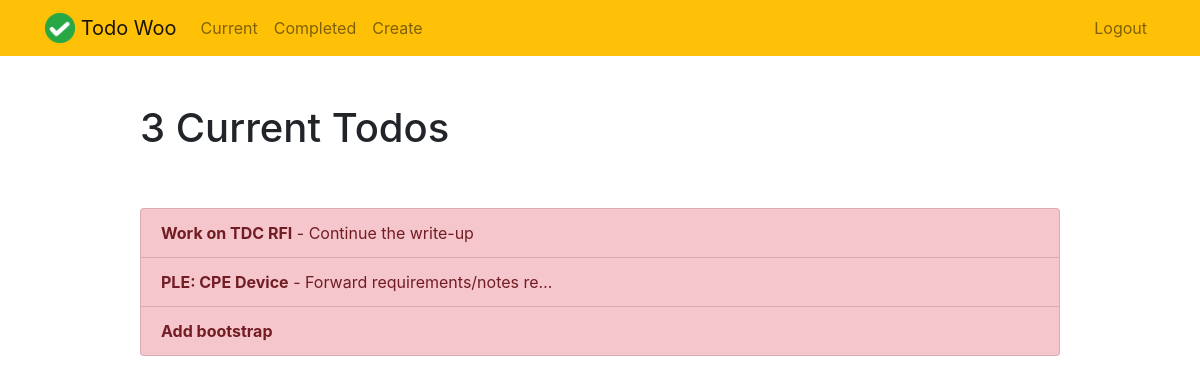
Before: /current/ (signed in) with the older database file.
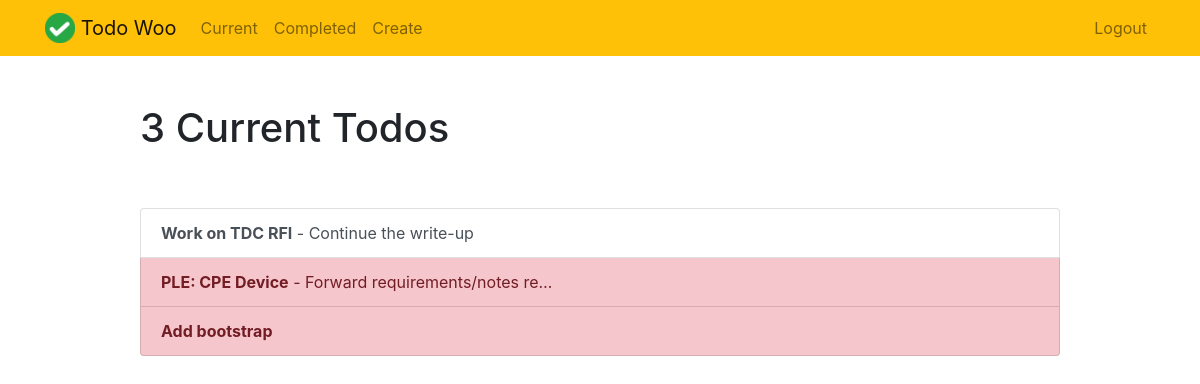
After: the same page with the newer database file.
### todo/models.py (models this page shows, shortened)
class Todo(models.Model):
    title = models.CharField(max_length=100)
    memo = models.TextField(blank=True)
    datecreated = models.DateTimeField(auto_now_add=True)
    datedue = models.DateField(null=True, blank=True)
    datecompleted = models.DateTimeField(null=True, blank=True)
    important = models.BooleanField(default=False)
    completed = models.BooleanField(default=False)
    user = models.ForeignKey(User, on_delete=models.CASCADE)

### todo/views.py (the view)
# urls.py: path('current/', views.currenttodos, name='currenttodos'),
@login_required
def currenttodos(request):
    todos = Todo.objects.filter(user=request.user, completed=False)
    return render(request, 'todo/currenttodos.html', {'todos':todos})

### todo/templates/todo/currenttodos.html
{% extends "todo/base.html" %}
{% block content %}
    <div class="row justify-content-center mt-5">
        <div class="col-md-10">
            {% if todos %}
                 <h1>{{ todos.count }} Current Todo{{ todos.count|pluralize }}</h1>
            {% else %}
                           <h1>Current Todos</h1>
            {% endif %}
        </div>
    </div>
    <div class="row justify-content-center mt-5">
        <div class="col-md-10">
        {% if todos %}
            <div class="list-group">
                {% for todo in todos %}
                    <a href="{% url 'viewtodo' todo.id %}" class="list-group-item list-group-item-action{% if todo.important %} list-group-item-danger{% endif %}"><b>{{ todo.title }}</b>{% if todo.memo %} - {{ todo.memo|truncatechars:30 }}{% endif %}</a>
                {% endfor %}
            </div>
        {% else %}
            <div class="text-center">
                <h2>Looks like you don't have any todos! Nice work.</h2>
            <br>
            <a role="button" class="btn btn-primary" href="{% url 'createtodo' %}">New Todo</a>
            </div>
        {% endif %}
        </div>
    </div>
{% endblock %}

### todo/templates/todo/base.html (shortened to what this page needs)
{% load static %}
<!doctype html>
<html lang="en">
<head>
    <link rel="stylesheet" href="https://stackpath.bootstrapcdn.com/bootstrap/4.4.1/css/bootstrap.min.css">
</head>
<body>
<nav class="navbar navbar-expand-md navbar-light bg-warning">
<div class="container">
    <a class="navbar-brand" href="{% url 'home' %}">
         <img src="{% static 'todo/logo.png' %}" width="30" height="30" class="d-inline-block align-top">
        <span>Todo Woo</span>
    </a>
    <div class="collapse navbar-collapse" id="navbarNav">
    {% if user.is_authenticated %}
        <ul class="navbar-nav mr-auto">
                <li class="nav-item {{ current }}">
                    <a class="nav-link" href="{% url 'currenttodos' %}">Current</a>
                </li>
                <li class="nav-item {{ completed }}">
                    <a class="nav-link" href="{% url 'completedtodos' %}">Completed</a>
                </li>
                <li class="nav-item {{ create }}">
                    <a class="nav-link" href="{% url 'createtodo' %}">Create</a>
                </li>
        </ul>
    {% endif %}
    <ul class="navbar-nav ml-auto">
            {% if user.is_authenticated %}
                <li class="nav-item">
                    <a href="#" onclick="$('#signOutBtn').click()" class="nav-link">Logout</a>
                </li>
            {% endif %}
        </ul>
    </div>
</div>
</nav>
<div class="container">
{% block content %}{% endblock %}
</div>
</body>
</html>

Changed rows visible on the page:
changed Todo "Work on TDC RFI": important True → False (drawn)
